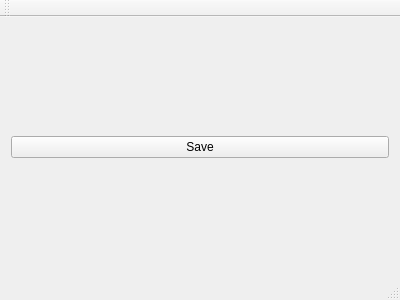
<?xml version="1.0" encoding="UTF-8"?>
<ui version="4.0">
 <class>MainWindow</class>
 <widget class="QMainWindow" name="MainWindow">
  <property name="geometry">
   <rect>
    <x>0</x>
    <y>0</y>
    <width>400</width>
    <height>300</height>
   </rect>
  </property>
  <property name="windowTitle">
   <string>LightServer</string>
  </property>
  <widget class="QWidget" name="centralWidget">
   <layout class="QVBoxLayout" name="verticalLayout">
    <item>
     <widget class="QPushButton" name="saveBtn">
      <property name="text">
       <string>Save</string>
      </property>
     </widget>
    </item>
   </layout>
  </widget>
  <widget class="QToolBar" name="mainToolBar">
   <attribute name="toolBarArea">
    <enum>TopToolBarArea</enum>
   </attribute>
   <attribute name="toolBarBreak">
    <bool>false</bool>
   </attribute>
  </widget>
  <widget class="QStatusBar" name="statusBar"/>
 </widget>
 <layoutdefault spacing="6" margin="11"/>
 <resources/>
 <connections/>
</ui>
